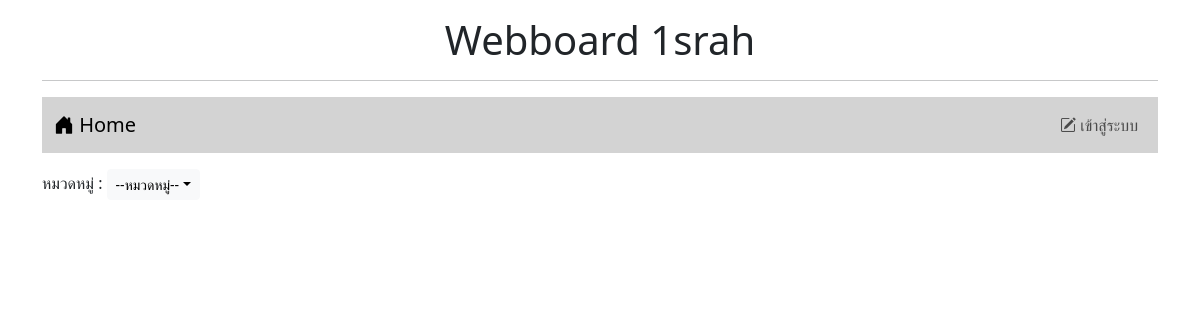
Before: / with the older database file.
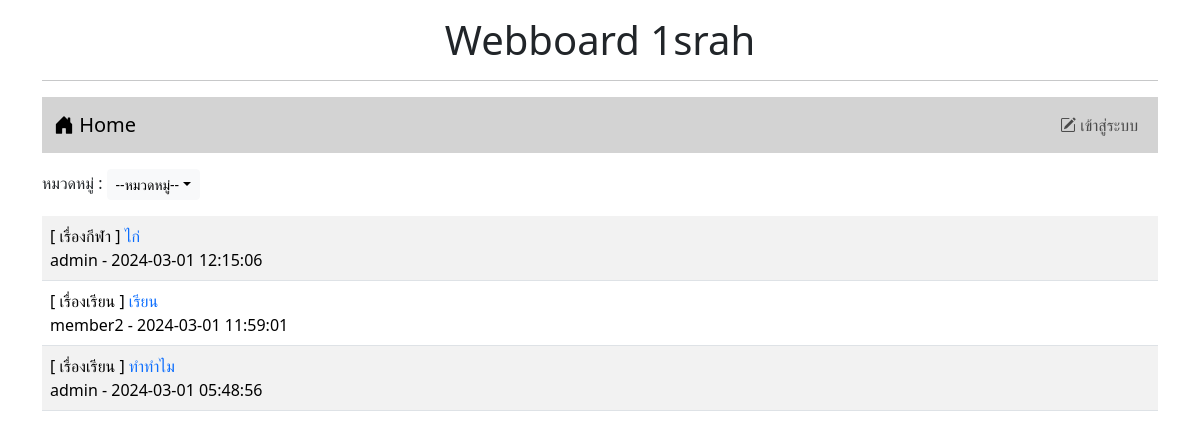
After: the same page with the newer database file.
### tables this page shows
CREATE TABLE `post` (
  `id` int(11) NOT NULL,
  `title` varchar(128) NOT NULL,
  `content` varchar(2048) NOT NULL,
  `post_date` datetime NOT NULL,
  `cat_id` int(11) NOT NULL,
  `user_id` int(11) NOT NULL
);

CREATE TABLE `category` (
  `id` int(11) NOT NULL,
  `name` varchar(32) NOT NULL
);

CREATE TABLE `user` (
  `id` int(11) NOT NULL,
  `login` varchar(32) NOT NULL,
  `password` varchar(64) NOT NULL,
  `name` varchar(64) NOT NULL,
  `gender` char(1) NOT NULL,
  `email` varchar(32) NOT NULL,
  `role` char(1) NOT NULL
);

### index.php (the view, shortened to what this page needs)
<!DOCTYPE html>
<html lang="en">
<head>
    <link href="https://cdn.jsdelivr.net/npm/bootstrap@5.3.2/dist/css/bootstrap.min.css" rel="stylesheet">
    <link rel="stylesheet" href="https://cdn.jsdelivr.net/npm/bootstrap-icons@1.11.3/font/bootstrap-icons.min.css">
</head>
<body>
    <div class="container-lg">
        <h1 style="text-align: center;" class="mt-3">Webboard 1srah</h1>
        <hr>
        <?php include "nav.php"; ?>
            <div class="mt-3 mb-3 d-flex justify-content-between">
                <div>
                    <lebel>หมวดหมู่ :</lebel>
                    <span class="dropdown">
                        <button type="button" class="btn btn-light btn-sm dropdown-toggle" data-bs-toggle="dropdown" aria-expanded="false">
                            --หมวดหมู่--</button>
                    </span>
                </div>
            </div>
        <table class="table table-striped">
            <?php
                $conn = new PDO("mysql:host=localhost;dbname=webboard;charset=utf8","root","");
                $sql = "SELECT t3.name,t1.title,t1.id,t2.login,t1.post_date FROM post as t1
                INNER JOIN user as t2 ON (t1.user_id=t2.id)
                INNER JOIN category as t3 ON(t1.cat_id=t3.id) ORDER BY t1.post_date DESC";
                $result = $conn->query($sql);
                while($row = $result->fetch()){
                    echo "<tr><td>[ $row[0] ] <a href=post.php?id=$row[2]
                    style=text-decoration:none>$row[1]</a><br>$row[3] - $row[4]</td></tr>";
                }
            ?>
        </table>
    </div>
</body>
</html>

### nav.php (shortened to what this page needs)
<nav class="navbar navbar-expand-lg" style="background-color: #d3d3d3;">
            <div class="container-fluid">
                <a class="navbar-brand" href="index.php"><i class="bi bi-house-door-fill"></i> Home</a>
                <ul class="navbar-nav">
                    <li class="nav-item">
                        <?php
                        if (!isset($_SESSION['id'])) { ?>
                            <a class="nav-link" aria-current="page" href="login.php"><i class="bi bi-pencil-square"></i> เข้าสู่ระบบ</a>
                <?php } ?>
                </li>
                </ul>
            </div>
        </nav>

Changed rows visible on the page:
added post: category.name "เรื่องกีฬา", title "ไก่", user.login "admin", post_date "2024-03-01 12:15:06"
added post: category.name "เรื่องเรียน", title "เรียน", user.login "member2", post_date "2024-03-01 11:59:01"
added post: category.name "เรื่องเรียน", title "ทำทำไม", user.login "admin", post_date "2024-03-01 05:48:56"
